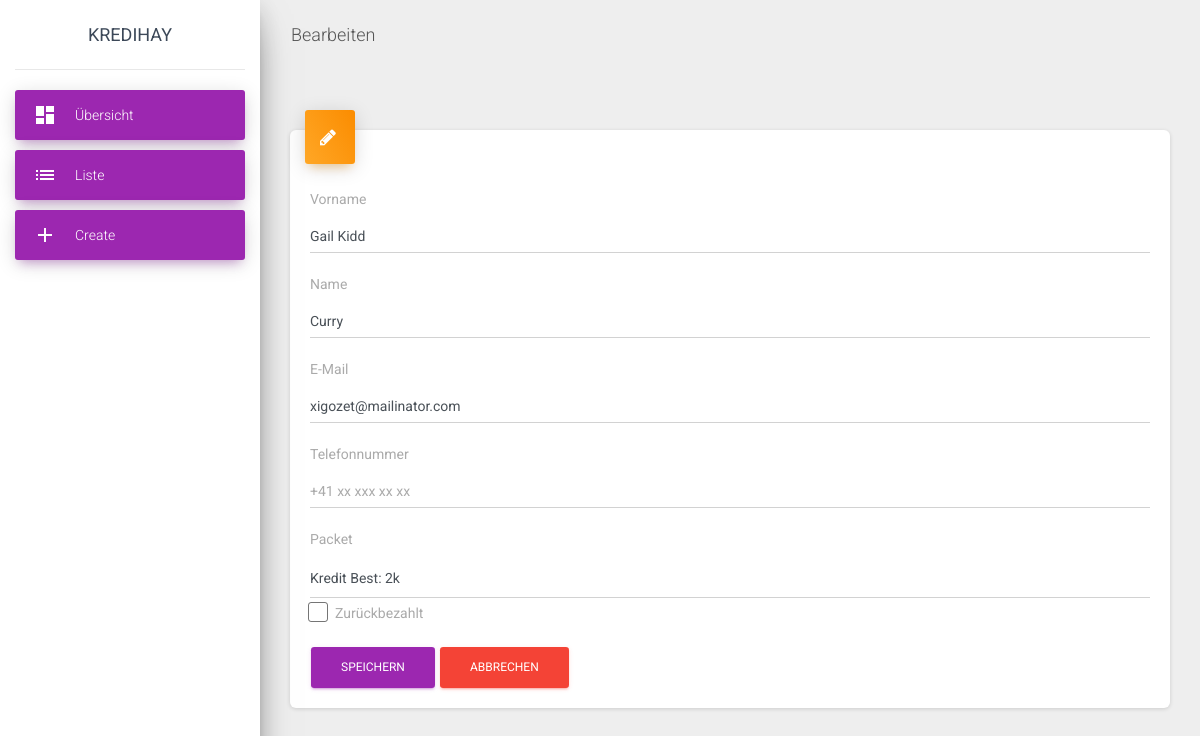
The page /Code/edit?id=4 on the database its author committed.
### tables this page shows
CREATE TABLE `loans` (
  `id` int(11) NOT NULL,
  `prename` varchar(50) NOT NULL,
  `lastname` varchar(50) NOT NULL,
  `email` varchar(255) NOT NULL,
  `phone` varchar(50) DEFAULT NULL,
  `rate` int(11) NOT NULL,
  `fk_creditpackages_id` int(11) NOT NULL,
  `paidback` tinyint(1) NOT NULL DEFAULT '0',
  `startdate` datetime NOT NULL DEFAULT CURRENT_TIMESTAMP
);

CREATE TABLE `creditpackages` (
  `id` int(11) NOT NULL,
  `name` varchar(255) NOT NULL
);

### Code/app/Controllers/EditController.php (called while the page is built, shortened)
<?php
 class EditController
 {
     public function show()
     {
         $id = $_GET['id'] ?? '';
         $loan = Loan::getById($id);
         require './app/Views/edit.view.php';
     }
 }

### Code/core/Router.php (called while the page is built, shortened)
<?php
class Router
{
    protected array $routes = [];
    public function run(string $url)
    {
        $url = $this->cleanUrl($url);
        [$controller, $method] = explode('@', $this->routes[$url]);
        $handler = new $controller;
        return $handler->$method();
    }
    protected function cleanUrl(string $url) : string
    {
        return strtolower(trim($url, '/'));
    }
}

### Code/index.php (called while the page is built, shortened)
<?php
$routes = [
    '/' => 'HomeController@show',
    '/404' => 'SiteNotFoundController@show',
    '/create' => 'CreateController@show',
    '/list' => 'ListController@show',
    '/edit' => 'EditController@show',
    '/add' => 'CreateController@validate',
    '/update' => 'EditController@validate',
    '/state' => 'EditController@changeState'
];
$router = new Router($routes);
$router->run($_GET['url'] ?? '');

### Code/core/helpers.php (called while the page is built, shortened)
<?php
$dbInstance = null;
function db(): PDO
{
    global $dbInstance;
    if ($dbInstance) {
        return $dbInstance;
    }
    require 'Config/dbInfo.php';
    try {
        $dbInstance = new PDO('mysql:host=localhost;dbname=' . $DataBaseConfig['name'], $DataBaseConfig['username'], $DataBaseConfig['password'], [
            PDO::ATTR_ERRMODE            => PDO::ERRMODE_EXCEPTION,
            PDO::MYSQL_ATTR_INIT_COMMAND => 'SET NAMES utf8',
        ]);
        return $dbInstance;
    } catch (PDOException $e) {
        die('Keine Verbindung zur Datenbank möglich: ' . $e->getMessage());
    }
}

### Code/app/Models/Loan.php (called while the page is built, shortened)
<?php
class Loan
{
    private static string $tableName = 'loans';
    protected CreditPackage $creditPackage;
    protected array $readOnly = ['id','startdate'];
    protected $_data = array(
        'id' => '',
        'prename' => '',
        'lastname' => '',
        'email' => '',
        'phone' => '',
        'rate' => '',
        'paidback' => '',
        'startdate' => '',
        'creditPackageId' => ''
    );
    public function __get($name) {
        if (isset($this->_data[$name])) {
            return $this->_data[$name];
        } else {
            return null;
        }
    }
    public function __set($name, $value) {
        if (in_array($name,$this->readOnly)) {
            throw new Exception("not allowed : $name");
        } else {
            switch($name) {
                case 'paidback':
                    $this->_data['paidback'] = is_bool($value) ? $value : $this->_data['paidback'];
                    break;
                case 'rate':
                    $this->_data['rate'] = is_int($value) ? $value : $this->_data['rate'];
                    break;
                case 'creditPackageId':
                    $this->_data['creditPackageId'] = is_int($value) ? $value : $this->_data['creditPackageId'];
                    break;
                default:
                    $this->_data[$name] = $value;
                    break;
            }
        }
    }
    public function __construct(string $prename, string $lastname, string $email, int $rate, int $creditPackageId )
    {
        $this->prename = $prename;
        $this->lastname = $lastname;
        $this->email = $email;
        $this->creditPackageId = $creditPackageId;
    }
    public function getPackage(){
        if (isset($this->creditPackage)){
            return $this->creditPackage;
        }
        return CreditPackage::getById($this->creditPackageId ?? 0);
    }
    public static function getById(int $id): ?self
    {
        $statement = db()->prepare('SELECT * FROM '.Loan::$tableName.' WHERE id = :id LIMIT 1');
        $statement->bindParam(':id', $id);
        $statement->execute();
        $result = $statement->fetch();
        return Loan::makeSelfFromResult($result, CreditPackage::getById($result['fk_creditpackages_id']) );
    }
    private static function makeSelfFromResult(array $result, CreditPackage $package):self{
        $ToReturn = new self($result['prename'], $result['lastname'], $result['email'], $result['rate'], $result['fk_creditpackages_id']);
        $ToReturn->_data['id'] = $result['id'];
        $ToReturn->_data['phone'] = $result['phone'];
        $ToReturn->_data['startdate'] = $result['startdate'];
        $ToReturn->creditPackage = $package;
        return $ToReturn;
    }
}

### Code/app/Models/CreditPackage.php (called while the page is built, shortened)
<?php
class CreditPackage
{
    private static string $tableName = 'creditpackages';
    private function __construct( int $id, string $name)
    {
        $this->name = $name;
        $this->id = $id;
    }
    public static function getById(int $id): ?self  {
        $statement = db()->prepare('SELECT * FROM '.CreditPackage::$tableName.' WHERE id = :id LIMIT 1');
        $statement->bindParam(':id', $id);
        $statement->execute();
        $result = $statement->fetch();
        return new self($result['id'], $result['name']);
    }
}

### Code/app/Views/edit.view.php (the view, shortened to what this page needs)
<!doctype html>
<html lang="en">
<head>
    <link rel="stylesheet" href="https://maxcdn.bootstrapcdn.com/font-awesome/latest/css/font-awesome.min.css">
    <link href="./public/css/material-dashboard.css?v=2.1.2" rel="stylesheet"/>
    <link rel="stylesheet" href="./public/css/home">
</head>
<body>
<div class="wrapper ">
    <?php include './app/Views/nav.view.php'; ?>
    <div class="main-panel">
        <nav class="navbar navbar-expand-lg navbar-transparent navbar-absolute fixed-top ">
            <div class="container-fluid">
                <div class="navbar-wrapper">
                    <a class="navbar-brand" href="javascript:">Bearbeiten</a>
                </div>
            </div>
        </nav>
        <div class="content">
            <div class="container-fluid">
                <div class="card">
                    <div class="card-header card-chart card-header-warning card-header-width">
                        <div class="ct-chart" id="dailySalesChart">
                            <a class="fa fa-pencil fa-lg" aria-hidden="true"></a>
                        </div>
                    </div>
                    <div class="card-body list-block">
                        <form action="update" method="POST" id="createForm">
                            <div class="form-group">
                                <label for="prename">Vorname</label>
                                <input value="<?= $OldValues['prename'] ?? htmlspecialchars($loan->prename) ?>" type="text" class="form-control" id="prename" name="prename" placeholder="Max">
                            </div>
                            <div class="form-group">
                                <label for="lastname">Name</label>
                                <input value="<?= htmlspecialchars($OldValues['lastname'] ?? $loan->lastname) ?>" type="text" class="form-control" id="lastname" name="lastname" placeholder="Muster">
                            </div>
                            <div class="form-group">
                                <label for="email">E-Mail</label>
                                <input value="<?= htmlspecialchars($OldValues['email'] ?? $loan->email) ?>" type="text" class="form-control" id="email" name="email" placeholder="name@example.com">
                            </div>
                            <div class="form-group">
                                <label for="tel">Telefonnummer</label>
                                <input value="<?= htmlspecialchars($loan->phone) ?>" type="text" class="form-control" id="tel" name="tel" placeholder="+41 xx xxx xx xx">
                            </div>
                            <div class="form-group">
                                <label for="package">Packet</label>
                                <select class="form-control selectpicker" data-style="btn btn-link" id="package" name="package">
                                    <option value="<?= $loan->getPackage()->id ?>" hidden><?= htmlspecialchars($loan->getPackage()->name) ?></option>
                                </select>
                                <div class="form-check">
                                    <label class="form-check-label">
                                        Zurückbezahlt
                                        <span class="form-check-sign">
                                          <span class="check"></span>
                                        </span>
                                    </label>
                                </div>
                            </div>
                            <button type="submit" class="btn btn-primary">Speichern</button>
                            <a href="./list" class="btn btn-danger">Abbrechen</a>
                        </form>
                    </div>
                </div>
            </div>
        </div>
    </div>
</div>
</body>
</html>

### rows shown on the page
loans: prename "Gail Kidd", lastname "Curry", email "xigozet@mailinator.com"
creditpackages: package "Kredit Best: 2k"
